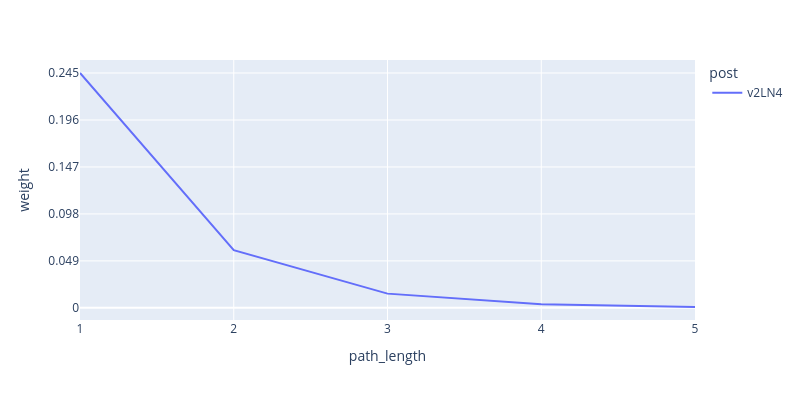

The code cell stored with this chart in its notebook:
### Markdown cell above
# inspect paths of recurrent neurons

### Code cell
inidx = meta.idx[meta.cell_type == 'v2LN4']
conn_by_path_length(ad_inprop_e_only, inidx, inidx, 5, idx_to_type)

### Figure 1 — Plotly figure (JSON) as saved in the notebook; plotly's stock layout.template omitted (floating-point values rounded to 4 significant figures)
{"data": [{"hovertemplate": "post=v2LN4<br>path_length=%{x}<br>weight=%{y}<extra></extra>", "legendgroup": "v2LN4", "line": {"color": "#636efa", "dash": "solid"}, "marker": {"symbol": "circle"}, "mode": "lines", "name": "v2LN4", "orientation": "v", "showlegend": true, "type": "scatter", "x": [1, 2, 3, 4, 5], "xaxis": "x", "y": [0.245, 0.06023, 0.01485, 0.003658, 0.0009019], "yaxis": "y"}], "layout": {"height": 400, "legend": {"title": {"text": "post"}, "tracegroupgap": 0}, "margin": {"t": 60}, "width": 800, "xaxis": {"anchor": "y", "domain": [0, 1], "dtick": 1, "tick0": 1, "tickmode": "linear", "title": {"text": "path_length"}}, "yaxis": {"anchor": "x", "domain": [0, 1], "dtick": 0.049, "tick0": 0, "tickmode": "linear", "title": {"text": "weight"}}}}
